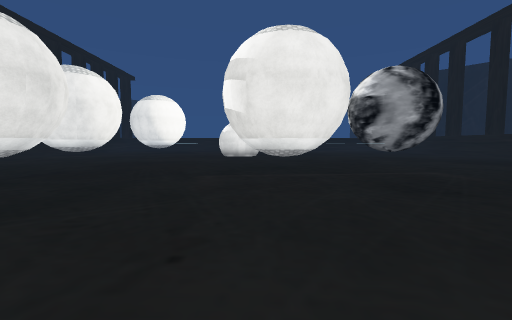
view 1 (above)

20 first-person views from a walk through a scene from a Unity 3-D project. The camera is 1.4 m above the floor, tilts 4° down and sees 90° across. The floor is counted in squares, 2 m on a side. Each view is taken from the middle of a square. On the plan, view 1 faces up. The plan holds only what a view shows up to about 9 squares ahead; the rest is blank. The place goes on beyond the plan. The player is left out. Some surface patterns are stand-ins.

view 2
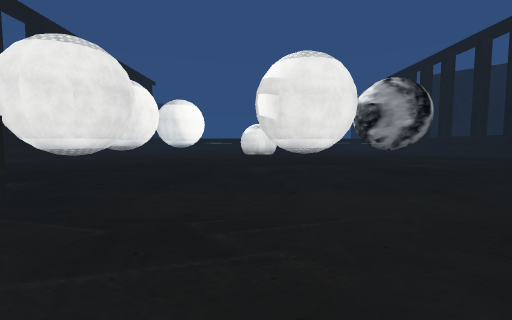

view 3
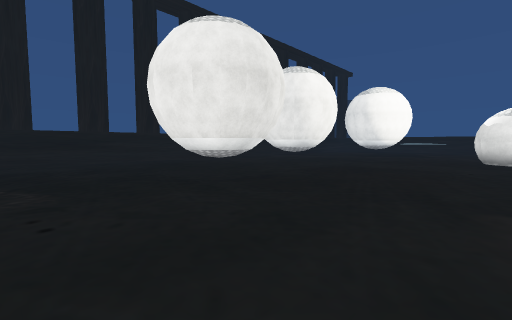

view 4
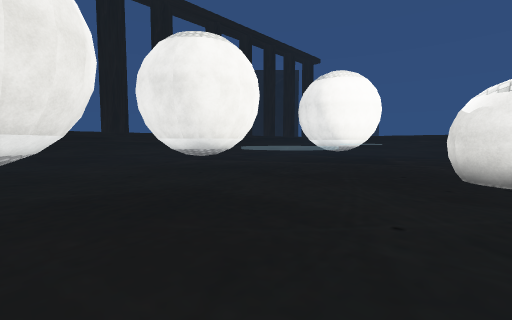

view 5
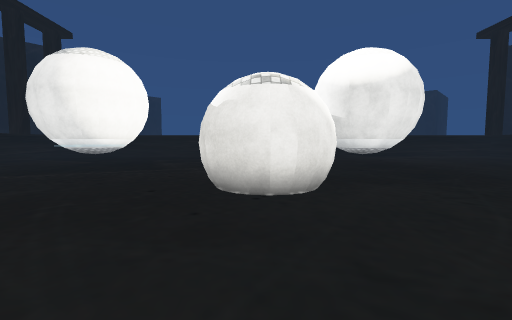

view 6
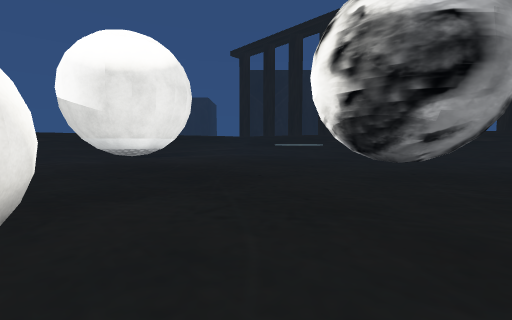

view 7
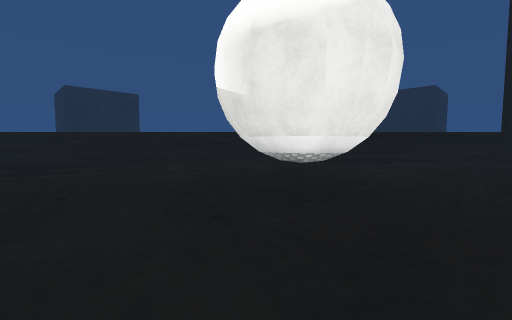

view 8
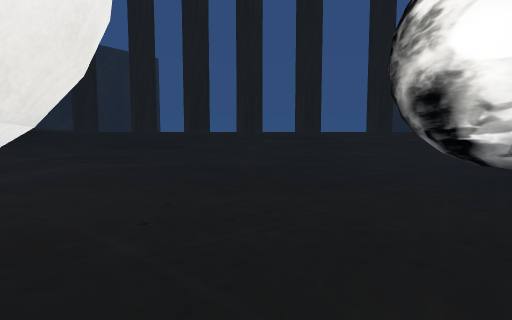

view 9
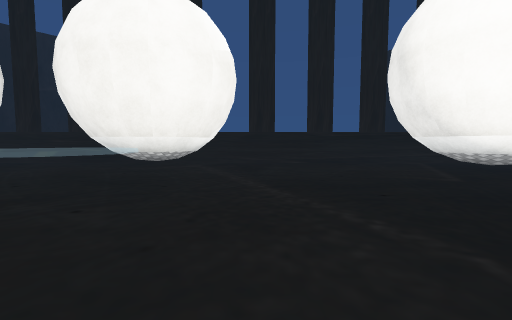

view 10
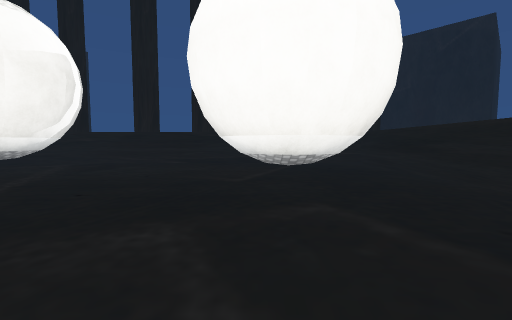

view 11
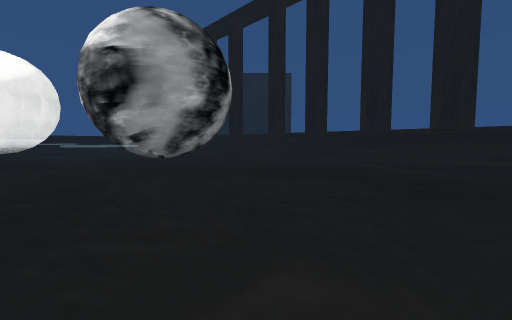

view 12
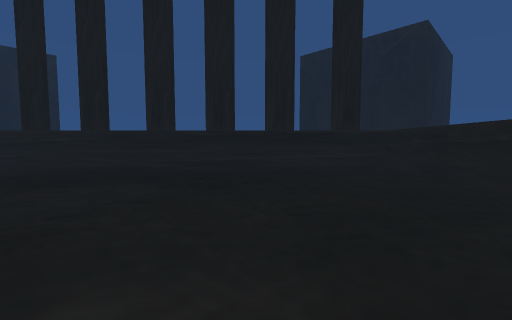

view 13
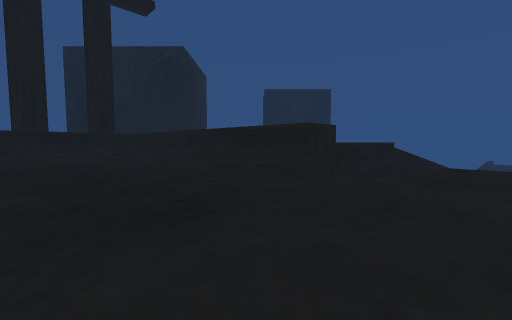

view 14
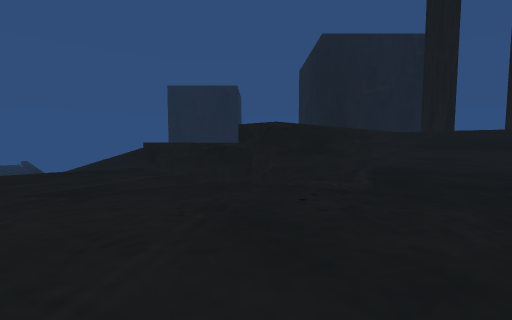

view 15
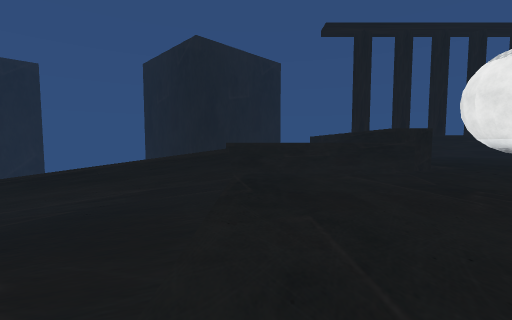

view 16
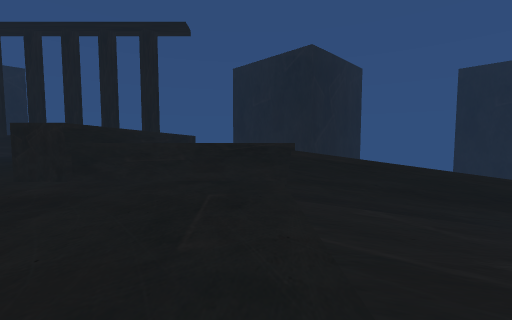

view 17
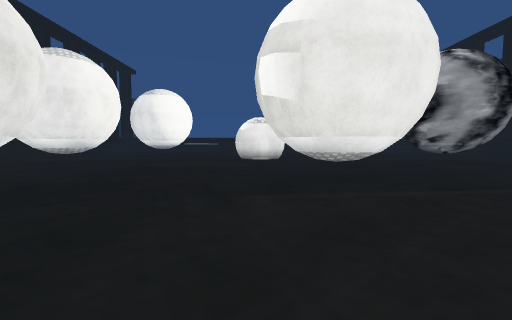

view 18
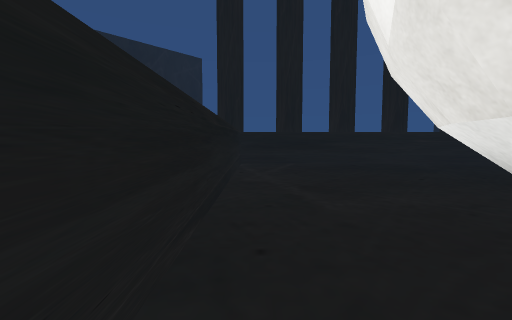

view 19
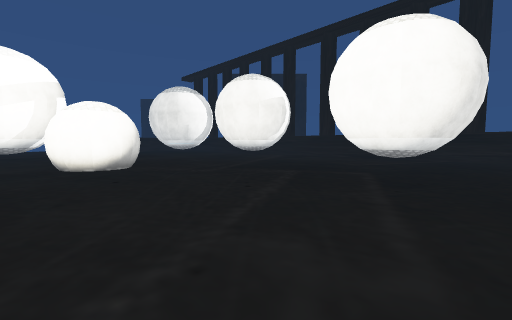

view 20
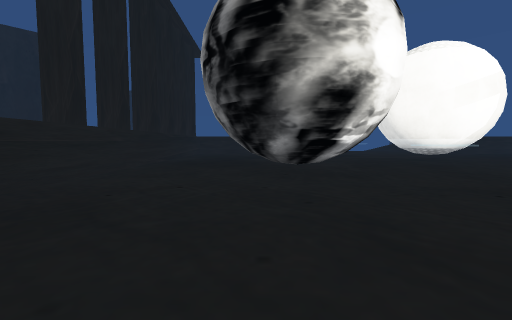

### Floor plan
Key: @ floor where view 1 was taken; # wall or solid block; x gap in a wall; . floor; ^ raised ledge; v drop or lower ground.
Columns run from 11 left of view 1 to 11 right of it. Each row starts with its distance up from view 1.
 22 #######################
 21 #.....................#
 20 #.....................#
 19 #.. ##.......###......#
 18 #..###.......###......#
 17 #.....................#
 16 #.....................#
 15 #.....................#
 14 #.........##..........#
 13 #......^^x##...^.##...#
 12 #.###...........###...#
 11 #.###...........###...#
 10 #.....................#
  9 #.......^^.###.^......#
  8 #..........###........#
  7 #.. ##.....###........#
  6 #..###................#
  5 #.....................#
  4 #.....................#
  3 #.....................#
  2 #.....................#
  1 #######.......#########
  0     ##^^...@..^##
 -1        ^......^
 -2        ^......^
 -3        ^......^
 -4        ^vvvvvv^
 -5        ^vvvvvv^
 -6        ^vvvvvv^

Where each view was taken, in squares from view 1:
view 1: 0 up, 0 right, facing up
view 2: 2 down, 1 left, facing up
view 3: 2 up, 1 left, facing up-left
view 4: 7 up, 1 left, facing up-left
view 5: 9 up, 1 left, facing up
view 6: 10 up, 0 right, facing up-right
view 7: 13 up, 2 right, facing up
view 8: 16 up, 2 right, facing right
view 9: 14 up, 2 left, facing left
view 10: 18 up, 2 left, facing left
view 11: 5 up, 3 right, facing up-right
view 12: 5 up, 3 right, facing right
view 13: 5 up, 0 right, facing down-right
view 14: 4 up, 1 left, facing down-left
view 15: 3 down, 2 right, facing left
view 16: 3 down, 2 left, facing right
view 17: 2 up, 1 left, facing up
view 18: 21 up, 2 right, facing right
view 19: 21 up, 1 right, facing down-left
view 20: 17 up, 7 right, facing down
